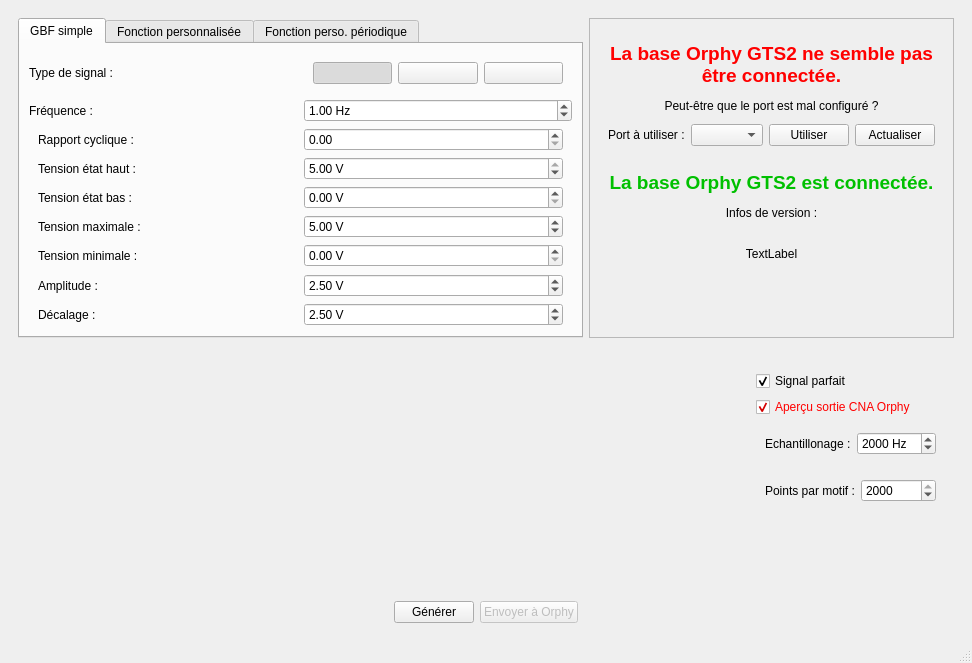
<?xml version="1.0" encoding="UTF-8"?>
<ui version="4.0">
 <class>MainWindow</class>
 <widget class="QMainWindow" name="MainWindow">
  <property name="geometry">
   <rect>
    <x>0</x>
    <y>0</y>
    <width>972</width>
    <height>663</height>
   </rect>
  </property>
  <property name="windowTitle">
   <string>OrphyCommander</string>
  </property>
  <widget class="QWidget" name="centralwidget">
   <layout class="QVBoxLayout" name="verticalLayout">
    <item>
     <widget class="QWidget" name="widget_7" native="true">
      <property name="sizePolicy">
       <sizepolicy hsizetype="Minimum" vsizetype="Minimum">
        <horstretch>0</horstretch>
        <verstretch>0</verstretch>
       </sizepolicy>
      </property>
      <layout class="QHBoxLayout" name="horizontalLayout_8">
       <item>
        <widget class="QTabWidget" name="tabWidget">
         <property name="sizePolicy">
          <sizepolicy hsizetype="Expanding" vsizetype="Minimum">
           <horstretch>0</horstretch>
           <verstretch>0</verstretch>
          </sizepolicy>
         </property>
         <property name="currentIndex">
          <number>0</number>
         </property>
         <widget class="QWidget" name="gbf">
          <attribute name="title">
           <string>GBF simple</string>
          </attribute>
          <layout class="QVBoxLayout" name="verticalLayout_2">
           <item>
            <layout class="QGridLayout" name="gridLayout">
             <item row="0" column="1">
              <widget class="QWidget" name="widget" native="true">
               <layout class="QHBoxLayout" name="horizontalLayout_2">
                <item>
                 <widget class="QPushButton" name="rectSigButton">
                  <property name="text">
                   <string/>
                  </property>
                  <property name="icon">
                   <iconset resource="resources.qrc">
                    <normaloff>:/res/signalRect.png</normaloff>:/res/signalRect.png</iconset>
                  </property>
                  <property name="iconSize">
                   <size>
                    <width>109</width>
                    <height>32</height>
                   </size>
                  </property>
                  <property name="checkable">
                   <bool>true</bool>
                  </property>
                  <property name="checked">
                   <bool>true</bool>
                  </property>
                 </widget>
                </item>
                <item>
                 <widget class="QPushButton" name="triSigButton">
                  <property name="text">
                   <string/>
                  </property>
                  <property name="icon">
                   <iconset resource="resources.qrc">
                    <normaloff>:/res/signalTri.png</normaloff>:/res/signalTri.png</iconset>
                  </property>
                  <property name="iconSize">
                   <size>
                    <width>111</width>
                    <height>33</height>
                   </size>
                  </property>
                  <property name="checkable">
                   <bool>true</bool>
                  </property>
                 </widget>
                </item>
                <item>
                 <widget class="QPushButton" name="sinSigButton">
                  <property name="text">
                   <string/>
                  </property>
                  <property name="icon">
                   <iconset resource="resources.qrc">
                    <normaloff>:/res/signalSinus.png</normaloff>:/res/signalSinus.png</iconset>
                  </property>
                  <property name="iconSize">
                   <size>
                    <width>109</width>
                    <height>32</height>
                   </size>
                  </property>
                  <property name="checkable">
                   <bool>true</bool>
                  </property>
                 </widget>
                </item>
               </layout>
              </widget>
             </item>
             <item row="0" column="0">
              <widget class="QLabel" name="label">
               <property name="text">
                <string>Type de signal :</string>
               </property>
              </widget>
             </item>
             <item row="1" column="0">
              <widget class="QLabel" name="label_2">
               <property name="text">
                <string>Fréquence :</string>
               </property>
              </widget>
             </item>
             <item row="1" column="1">
              <widget class="QDoubleSpinBox" name="freqSpin">
               <property name="suffix">
                <string> Hz</string>
               </property>
               <property name="minimum">
                <double>0.010000000000000</double>
               </property>
               <property name="maximum">
                <double>50000.000000000000000</double>
               </property>
               <property name="value">
                <double>1.000000000000000</double>
               </property>
              </widget>
             </item>
            </layout>
           </item>
           <item>
            <widget class="QWidget" name="rectParams" native="true">
             <layout class="QVBoxLayout" name="verticalLayout_3">
              <property name="topMargin">
               <number>0</number>
              </property>
              <property name="bottomMargin">
               <number>0</number>
              </property>
              <item>
               <layout class="QGridLayout" name="gridLayout_2">
                <item row="1" column="1">
                 <widget class="QDoubleSpinBox" name="highVoltageSpin">
                  <property name="suffix">
                   <string> V</string>
                  </property>
                  <property name="maximum">
                   <double>5.000000000000000</double>
                  </property>
                  <property name="value">
                   <double>5.000000000000000</double>
                  </property>
                 </widget>
                </item>
                <item row="0" column="0">
                 <widget class="QLabel" name="label_3">
                  <property name="text">
                   <string>Rapport cyclique :</string>
                  </property>
                 </widget>
                </item>
                <item row="0" column="1">
                 <widget class="QDoubleSpinBox" name="rcySpin"/>
                </item>
                <item row="1" column="0">
                 <widget class="QLabel" name="label_4">
                  <property name="text">
                   <string>Tension état haut :</string>
                  </property>
                 </widget>
                </item>
                <item row="2" column="1">
                 <widget class="QDoubleSpinBox" name="lowVoltageSpin">
                  <property name="suffix">
                   <string> V</string>
                  </property>
                  <property name="maximum">
                   <double>5.000000000000000</double>
                  </property>
                 </widget>
                </item>
                <item row="2" column="0">
                 <widget class="QLabel" name="label_5">
                  <property name="text">
                   <string>Tension état bas :</string>
                  </property>
                 </widget>
                </item>
               </layout>
              </item>
             </layout>
            </widget>
           </item>
           <item>
            <widget class="QWidget" name="triParams" native="true">
             <layout class="QVBoxLayout" name="verticalLayout_6">
              <property name="topMargin">
               <number>0</number>
              </property>
              <property name="bottomMargin">
               <number>0</number>
              </property>
              <item>
               <layout class="QGridLayout" name="gridLayout_4">
                <item row="1" column="0">
                 <widget class="QLabel" name="label_8">
                  <property name="text">
                   <string>Tension maximale :</string>
                  </property>
                 </widget>
                </item>
                <item row="2" column="0">
                 <widget class="QLabel" name="label_9">
                  <property name="text">
                   <string>Tension minimale :</string>
                  </property>
                 </widget>
                </item>
                <item row="1" column="1">
                 <widget class="QDoubleSpinBox" name="highVoltageTriSpin">
                  <property name="suffix">
                   <string> V</string>
                  </property>
                  <property name="value">
                   <double>5.000000000000000</double>
                  </property>
                 </widget>
                </item>
                <item row="2" column="1">
                 <widget class="QDoubleSpinBox" name="lowVoltageTriSpin">
                  <property name="suffix">
                   <string> V</string>
                  </property>
                 </widget>
                </item>
               </layout>
              </item>
             </layout>
            </widget>
           </item>
           <item>
            <widget class="QWidget" name="sinParams" native="true">
             <layout class="QVBoxLayout" name="verticalLayout_4">
              <property name="topMargin">
               <number>0</number>
              </property>
              <property name="bottomMargin">
               <number>0</number>
              </property>
              <item>
               <layout class="QGridLayout" name="gridLayout_3">
                <item row="0" column="1">
                 <widget class="QDoubleSpinBox" name="amplitudeSpin">
                  <property name="suffix">
                   <string> V</string>
                  </property>
                  <property name="maximum">
                   <double>5.000000000000000</double>
                  </property>
                  <property name="value">
                   <double>2.500000000000000</double>
                  </property>
                 </widget>
                </item>
                <item row="0" column="0">
                 <widget class="QLabel" name="label_6">
                  <property name="text">
                   <string>Amplitude :</string>
                  </property>
                 </widget>
                </item>
                <item row="1" column="0">
                 <widget class="QLabel" name="label_7">
                  <property name="text">
                   <string>Décalage :</string>
                  </property>
                 </widget>
                </item>
                <item row="1" column="1">
                 <widget class="QDoubleSpinBox" name="decalageSpin">
                  <property name="suffix">
                   <string> V</string>
                  </property>
                  <property name="maximum">
                   <double>5.000000000000000</double>
                  </property>
                  <property name="value">
                   <double>2.500000000000000</double>
                  </property>
                 </widget>
                </item>
               </layout>
              </item>
             </layout>
            </widget>
           </item>
          </layout>
         </widget>
         <widget class="QWidget" name="simpleFunction">
          <attribute name="title">
           <string>Fonction personnalisée</string>
          </attribute>
          <layout class="QHBoxLayout" name="horizontalLayout_4">
           <item>
            <layout class="QGridLayout" name="gridLayout_5">
             <item row="0" column="1">
              <widget class="QWidget" name="widget_5" native="true">
               <layout class="QHBoxLayout" name="horizontalLayout_5">
                <item>
                 <spacer name="horizontalSpacer_3">
                  <property name="orientation">
                   <enum>Qt::Horizontal</enum>
                  </property>
                  <property name="sizeHint" stdset="0">
                   <size>
                    <width>40</width>
                    <height>20</height>
                   </size>
                  </property>
                 </spacer>
                </item>
                <item>
                 <widget class="QLabel" name="label_11">
                  <property name="text">
                   <string>y=</string>
                  </property>
                 </widget>
                </item>
                <item>
                 <widget class="QLineEdit" name="simpleFunctionEdit">
                  <property name="text">
                   <string>Math.tan( x )</string>
                  </property>
                 </widget>
                </item>
               </layout>
              </widget>
             </item>
             <item row="0" column="0">
              <widget class="QLabel" name="label_10">
               <property name="text">
                <string>Equation du signal :</string>
               </property>
              </widget>
             </item>
            </layout>
           </item>
          </layout>
         </widget>
         <widget class="QWidget" name="tab">
          <attribute name="title">
           <string>Fonction perso. périodique</string>
          </attribute>
          <layout class="QHBoxLayout" name="horizontalLayout_7">
           <item>
            <layout class="QVBoxLayout" name="custMathFuncWindowContainer"/>
           </item>
          </layout>
         </widget>
        </widget>
       </item>
       <item>
        <widget class="QFrame" name="frame">
         <property name="sizePolicy">
          <sizepolicy hsizetype="Preferred" vsizetype="Minimum">
           <horstretch>0</horstretch>
           <verstretch>0</verstretch>
          </sizepolicy>
         </property>
         <property name="frameShape">
          <enum>QFrame::StyledPanel</enum>
         </property>
         <property name="frameShadow">
          <enum>QFrame::Raised</enum>
         </property>
         <layout class="QVBoxLayout" name="verticalLayout_8">
          <item>
           <widget class="QWidget" name="connectionNonOkWidget" native="true">
            <layout class="QVBoxLayout" name="verticalLayout_10">
             <item>
              <widget class="QLabel" name="widget88">
               <property name="text">
                <string>&lt;html&gt;&lt;head/&gt;&lt;body&gt;&lt;p align=&quot;center&quot;&gt;&lt;span style=&quot; font-size:14pt; font-weight:600; color:#ff0000;&quot;&gt;La base Orphy GTS2 ne semble pas être connectée.&lt;/span&gt;&lt;/p&gt;&lt;p align=&quot;center&quot;&gt;&lt;span style=&quot; color:#000000;&quot;&gt;Peut-être que le port est mal configuré ?&lt;/span&gt;&lt;/p&gt;&lt;/body&gt;&lt;/html&gt;</string>
               </property>
               <property name="textFormat">
                <enum>Qt::AutoText</enum>
               </property>
               <property name="wordWrap">
                <bool>true</bool>
               </property>
              </widget>
             </item>
             <item>
              <layout class="QGridLayout" name="gridLayout_6">
               <item row="2" column="0">
                <widget class="QLabel" name="label_13">
                 <property name="text">
                  <string>Port à utiliser :</string>
                 </property>
                </widget>
               </item>
               <item row="2" column="1">
                <widget class="QComboBox" name="portsComboBox">
                 <property name="editable">
                  <bool>false</bool>
                 </property>
                </widget>
               </item>
               <item row="2" column="2">
                <widget class="QPushButton" name="changePortButton">
                 <property name="text">
                  <string>Utiliser</string>
                 </property>
                </widget>
               </item>
               <item row="2" column="3">
                <widget class="QPushButton" name="actualiserButton">
                 <property name="text">
                  <string>Actualiser</string>
                 </property>
                </widget>
               </item>
              </layout>
             </item>
            </layout>
           </widget>
          </item>
          <item>
           <widget class="QWidget" name="connectionOkWidget" native="true">
            <layout class="QVBoxLayout" name="verticalLayout_9">
             <item>
              <widget class="QLabel" name="label_14">
               <property name="text">
                <string>&lt;html&gt;&lt;head/&gt;&lt;body&gt;&lt;p align=&quot;center&quot;&gt;&lt;span style=&quot; font-size:14pt; font-weight:600; color:#00c000;&quot;&gt;La base Orphy GTS2 est connectée.&lt;/span&gt;&lt;/p&gt;&lt;p align=&quot;center&quot;&gt;&lt;span style=&quot; color:#000000;&quot;&gt;Infos de version :&lt;/span&gt;&lt;/p&gt;&lt;/body&gt;&lt;/html&gt;</string>
               </property>
               <property name="textFormat">
                <enum>Qt::AutoText</enum>
               </property>
               <property name="wordWrap">
                <bool>true</bool>
               </property>
              </widget>
             </item>
             <item>
              <widget class="QLabel" name="infoOrphyLabel">
               <property name="text">
                <string>TextLabel</string>
               </property>
               <property name="alignment">
                <set>Qt::AlignCenter</set>
               </property>
              </widget>
             </item>
            </layout>
           </widget>
          </item>
          <item>
           <spacer name="verticalSpacer_2">
            <property name="orientation">
             <enum>Qt::Vertical</enum>
            </property>
            <property name="sizeType">
             <enum>QSizePolicy::Minimum</enum>
            </property>
            <property name="sizeHint" stdset="0">
             <size>
              <width>20</width>
              <height>40</height>
             </size>
            </property>
           </spacer>
          </item>
         </layout>
        </widget>
       </item>
      </layout>
     </widget>
    </item>
    <item>
     <widget class="QWidget" name="widget_3" native="true">
      <layout class="QHBoxLayout" name="horizontalLayout_3">
       <item>
        <widget class="QWidget" name="widget44" native="true">
         <property name="sizePolicy">
          <sizepolicy hsizetype="Expanding" vsizetype="Expanding">
           <horstretch>0</horstretch>
           <verstretch>0</verstretch>
          </sizepolicy>
         </property>
         <property name="minimumSize">
          <size>
           <width>200</width>
           <height>0</height>
          </size>
         </property>
         <layout class="QVBoxLayout" name="verticalLayout_5">
          <item>
           <layout class="QHBoxLayout" name="plotContainer"/>
          </item>
         </layout>
        </widget>
       </item>
       <item>
        <widget class="QWidget" name="widget_4" native="true">
         <property name="sizePolicy">
          <sizepolicy hsizetype="Minimum" vsizetype="Preferred">
           <horstretch>0</horstretch>
           <verstretch>0</verstretch>
          </sizepolicy>
         </property>
         <layout class="QVBoxLayout" name="verticalLayout_7">
          <item>
           <widget class="QCheckBox" name="perfectSigCheckBox">
            <property name="text">
             <string>Signal parfait</string>
            </property>
            <property name="checked">
             <bool>true</bool>
            </property>
           </widget>
          </item>
          <item>
           <widget class="QCheckBox" name="previewCanCheckBox">
            <property name="styleSheet">
             <string notr="true">color: red</string>
            </property>
            <property name="text">
             <string>Aperçu sortie CNA Orphy</string>
            </property>
            <property name="checked">
             <bool>true</bool>
            </property>
           </widget>
          </item>
          <item>
           <widget class="QWidget" name="widget_6" native="true">
            <property name="sizePolicy">
             <sizepolicy hsizetype="Minimum" vsizetype="Preferred">
              <horstretch>0</horstretch>
              <verstretch>0</verstretch>
             </sizepolicy>
            </property>
            <layout class="QHBoxLayout" name="horizontalLayout_6">
             <item>
              <widget class="QLabel" name="label_12">
               <property name="text">
                <string>Echantillonage :</string>
               </property>
              </widget>
             </item>
             <item>
              <widget class="SpinBoxFocusSignal" name="orphyFrequency">
               <property name="suffix">
                <string> Hz</string>
               </property>
               <property name="minimum">
                <number>1</number>
               </property>
               <property name="maximum">
                <number>50000</number>
               </property>
               <property name="value">
                <number>2000</number>
               </property>
              </widget>
             </item>
            </layout>
           </widget>
          </item>
          <item>
           <widget class="QWidget" name="widget_8" native="true">
            <property name="sizePolicy">
             <sizepolicy hsizetype="Minimum" vsizetype="Preferred">
              <horstretch>0</horstretch>
              <verstretch>0</verstretch>
             </sizepolicy>
            </property>
            <layout class="QHBoxLayout" name="horizontalLayout_9">
             <item>
              <widget class="QLabel" name="label_15">
               <property name="text">
                <string>Points par motif :</string>
               </property>
              </widget>
             </item>
             <item>
              <widget class="QSpinBox" name="orphyPoints">
               <property name="minimum">
                <number>31</number>
               </property>
               <property name="maximum">
                <number>2000</number>
               </property>
               <property name="value">
                <number>2000</number>
               </property>
              </widget>
             </item>
            </layout>
           </widget>
          </item>
          <item>
           <spacer name="verticalSpacer">
            <property name="orientation">
             <enum>Qt::Vertical</enum>
            </property>
            <property name="sizeHint" stdset="0">
             <size>
              <width>20</width>
              <height>40</height>
             </size>
            </property>
           </spacer>
          </item>
         </layout>
        </widget>
       </item>
      </layout>
     </widget>
    </item>
    <item>
     <widget class="QWidget" name="widget_2" native="true">
      <layout class="QHBoxLayout" name="horizontalLayout">
       <item>
        <spacer name="horizontalSpacer">
         <property name="orientation">
          <enum>Qt::Horizontal</enum>
         </property>
         <property name="sizeHint" stdset="0">
          <size>
           <width>347</width>
           <height>20</height>
          </size>
         </property>
        </spacer>
       </item>
       <item>
        <widget class="QPushButton" name="generateButton">
         <property name="text">
          <string>Générer</string>
         </property>
        </widget>
       </item>
       <item>
        <widget class="QPushButton" name="sendToOrphyButton">
         <property name="enabled">
          <bool>false</bool>
         </property>
         <property name="text">
          <string>Envoyer à Orphy</string>
         </property>
        </widget>
       </item>
       <item>
        <spacer name="horizontalSpacer_2">
         <property name="orientation">
          <enum>Qt::Horizontal</enum>
         </property>
         <property name="sizeHint" stdset="0">
          <size>
           <width>346</width>
           <height>20</height>
          </size>
         </property>
        </spacer>
       </item>
      </layout>
     </widget>
    </item>
   </layout>
  </widget>
  <widget class="QMenuBar" name="menubar">
   <property name="geometry">
    <rect>
     <x>0</x>
     <y>0</y>
     <width>972</width>
     <height>21</height>
    </rect>
   </property>
  </widget>
  <widget class="QStatusBar" name="statusbar"/>
 </widget>
 <customwidgets>
  <customwidget>
   <class>SpinBoxFocusSignal</class>
   <extends>QSpinBox</extends>
   <header>../../src/SpinBoxFocusSignal.h</header>
  </customwidget>
 </customwidgets>
 <resources>
  <include location="resources.qrc"/>
 </resources>
 <connections/>
</ui>
